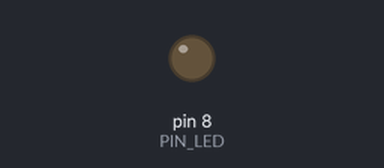
Bench run of a sketch on a simulated Arduino Uno, built with avr-gcc and run on an emulated ATmega328P. Shown: output pins drawn as LEDs (lit = HIGH).

Above: at 0.2 s.
At 5.6 s:
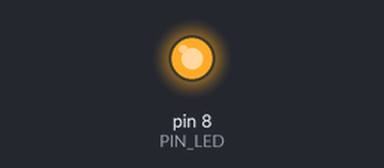
Timing chart, 0 to 7.9 s (numbered marks = the images above):
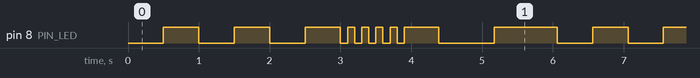

The sketch:

test_RGB_led.ino
```cpp
#include <Arduino.h>

#define PIN_LED 8   // LED blu integrato sul Super Mini (attivo basso)

static inline void ledOn()  { digitalWrite(PIN_LED, LOW); }
static inline void ledOff() { digitalWrite(PIN_LED, HIGH); }

void setup() {
  pinMode(PIN_LED, OUTPUT);
  ledOff();
}

void loop() {
  // Tre blink lenti
  for (int i = 0; i < 3; i++) {
    ledOn();
    delay(500);
    ledOff();
    delay(500);
  }

  // Cinque blink veloci
  for (int i = 0; i < 5; i++) {
    ledOn();
    delay(100);
    ledOff();
    delay(100);
  }

  // Fade in / fade out (PWM, attivo basso → invertiamo il duty)
  for (int v = 0; v <= 255; v += 5) {
    analogWrite(PIN_LED, 255 - v);
    delay(15);
  }
  for (int v = 255; v >= 0; v -= 5) {
    analogWrite(PIN_LED, 255 - v);
    delay(15);
  }

  ledOff();
  delay(500);
}
```

Measured:
- by itself, pin 8 (PIN_LED): repeats every 6.1 s: 2 × (LOW 0.50 s, HIGH 0.50 s), 4 × (LOW 0.10 s, HIGH 0.10 s), LOW 0.10 s, HIGH 0.49 s, LOW 0.78 s, HIGH 0.89 s, LOW 0.50 s, HIGH 0.50 s
- by itself, everything shown: repeats every 6.1 s, in 18 steps
